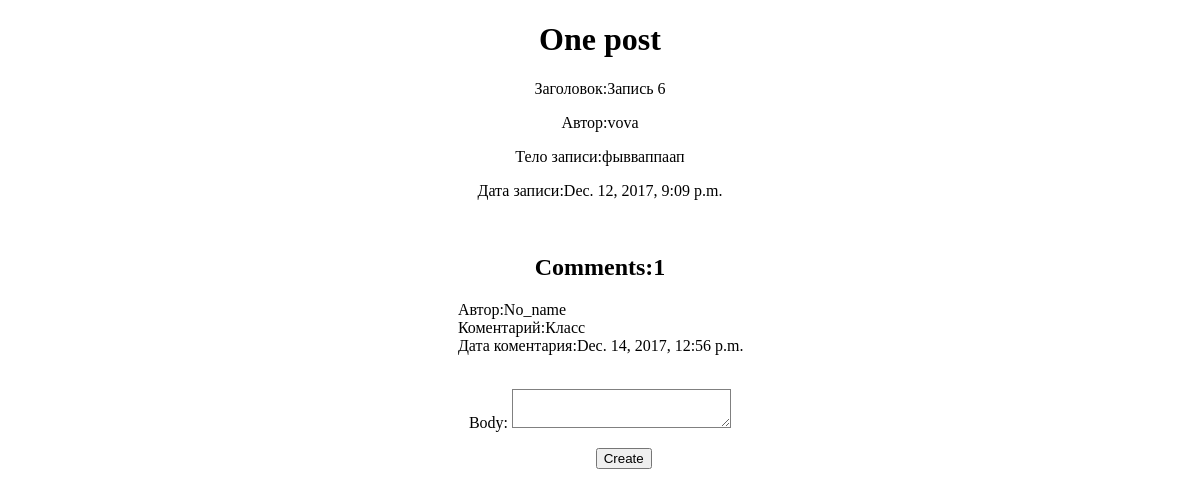
The app's page /view/6/ with its own data.
### todo_app/models.py (models this page shows)
class Blog(models.Model):
    author = models.CharField(max_length=140)
    created_at = models.DateTimeField(default=timezone.now)
    body = models.TextField()
    title = models.CharField(max_length=140)

class Comments(models.Model):
    author = models.CharField(max_length=140)
    created_at = models.DateTimeField(default=timezone.now)
    body = models.TextField()
    post_id = models.CharField(max_length=140)

### todo_app/views.py (the view)
# urls.py: url(r'^view/(?P<todo_id>\d+)/$',
def view(request, todo_id):
    blog = Blog.objects.get(id=todo_id)
    comments = Comments.objects.filter(post_id=todo_id)
    counter = comments.count()
    form = ToCommentsForm()
    if request.method == 'POST':
        forms = ToCommentsForm(data=request.POST)
        if forms.is_valid():
            forms.save()
            if request.user.get_username():
                Comments.objects.filter(author='').update(author=request.user.get_username())
            else:
                Comments.objects.filter(author='').update(author='No_name')
            Comments.objects.filter(post_id='').update(post_id=todo_id)
            return HttpResponseRedirect('/view/' + todo_id)
        else:
            print(form.errors)
            return HttpResponse('Failed to create')
    else:
        return render(request, 'todo_app/view.html', {
            'items': blog,
            'comments': comments,
            'form': form,
            'author': request.user.get_username(),
            'counter': counter
        })

### todo_app/forms.py
class ToCommentsForm(forms.ModelForm):
    class Meta:
        model = Comments
        fields = ('body',)

### todo_app/templates/todo_app/view.html (shortened to what this page needs)
<!DOCTYPE html>
<html>
<head>
</head>
<body>
  <h1>One post</h1>
<p>Заголовок:{{ items.title }}</p>
<p>Автор:{{ items.author }}</p>
<p>Тело записи:{{ items.body }}</p>
<p>Дата записи:{{ items.created_at }}</p>
        <br>
        <h2>Comments:{{ counter }}</h2>
<div class="comments">
{% for comment in comments %}
    <span>Автор:{{ comment.author }}</span><br/>
    <span>Коментарий:{{ comment.body }}</span><br/>
    <span>Дата коментария:{{ comment.created_at }}</span><br/>
    <br/>
{% endfor %}
</div>
<form  method="POST">
    {{ form.as_p }}
    <button type="submit">Create</button>
  </form>
</body>
</html>

### todo_app/templates/todo_app/view.html (style rules this page uses)
form,button,h1,h2,p { text-align: center; }
textarea { height: 25px; width: 18%; border: 1px solid gray; padding-top: 10px; text-align: center; }
button { margin-left: 4%; }
.comments { margin-left: 38%; text-align: left; width: 40%; }

### records on screen
Blog: title "Запись 6", author "vova", body "фывваппаап", created_at "Dec. 12, 2017, 9:09 p.m."
Comments: author "No_name", body "Класс", created_at "Dec. 14, 2017, 12:56 p.m."

### other values on screen
{{ counter }} "1"
